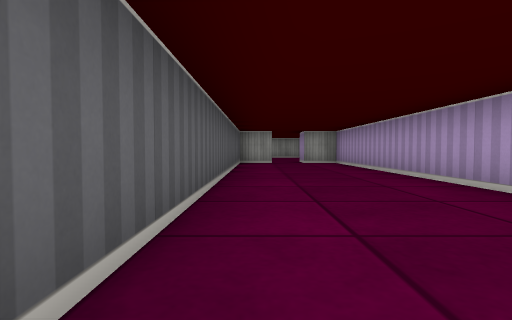
View 1 (above)

12 first-person views from a walk through a cub3D ray-caster map. The camera is about half as high as the walls, tilts 2° down and sees 80° across. The floor is counted in squares. Each view is taken from the middle of a square. On the plan, view 1 faces up. The plan holds only what a view shows up to about 9 squares ahead; the rest is blank.

View 2
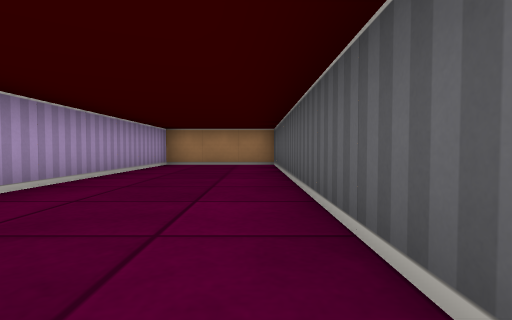

View 3
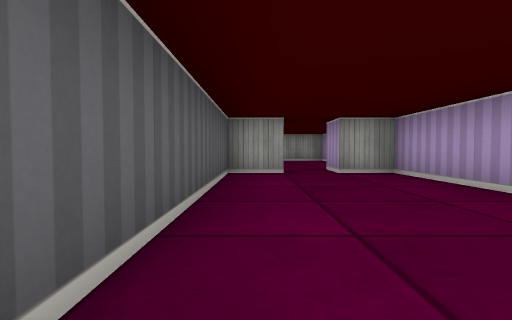

View 4
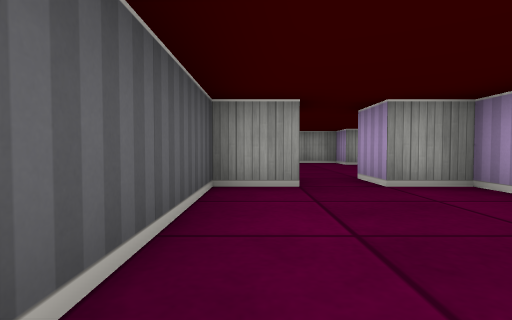

View 5
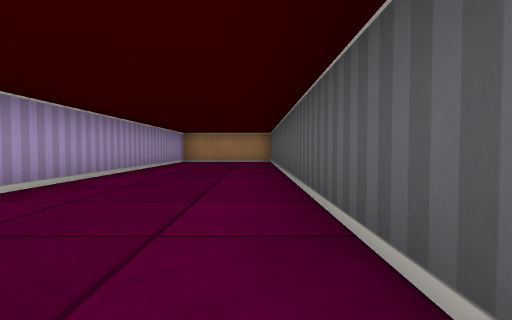

View 6
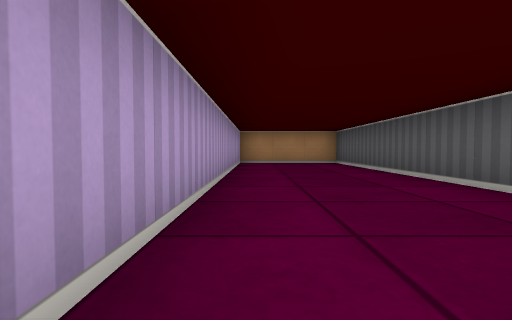

View 7
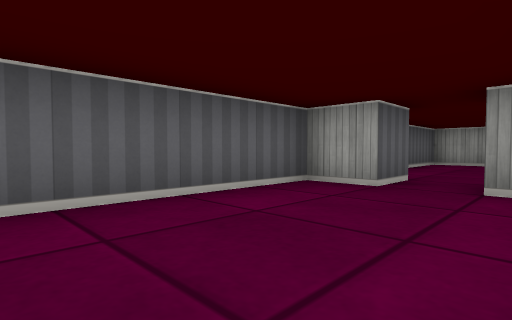

View 8
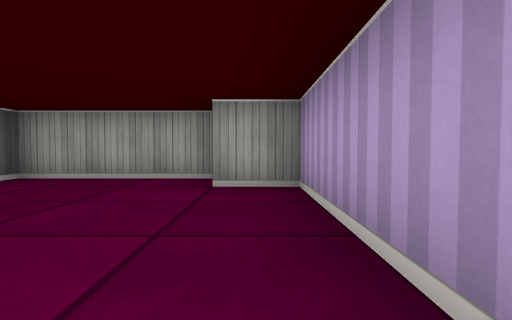

View 9
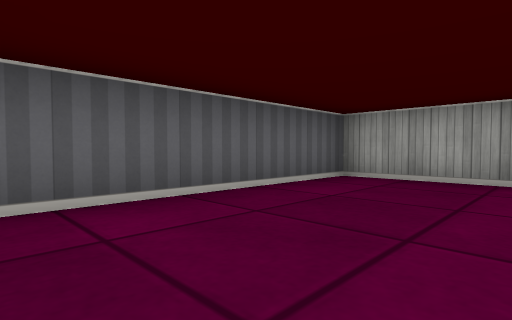

View 10
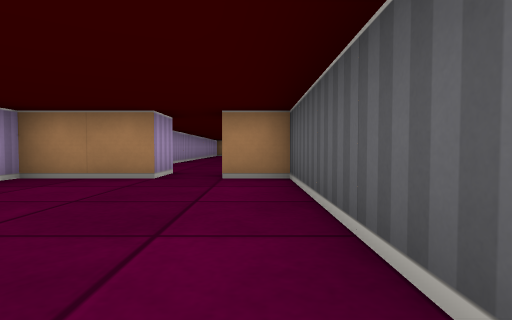

View 11
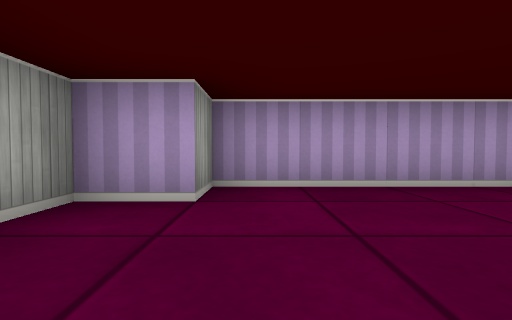

View 12
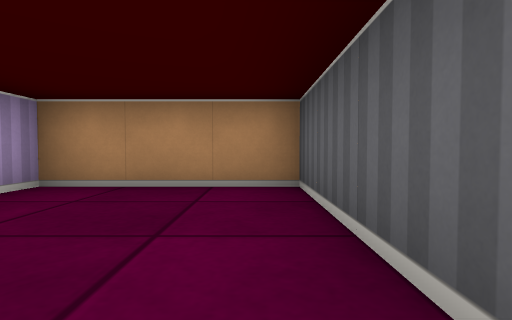

### Floor plan
Ten units are one square. View 1 is at (0, 0); x grows to the right and y downward. Boxes are objects, and circles mark ways between rooms. Rooms are numbered by the first view taken in them; rooms with no view inside come last. Other rooms are left out.
<svg viewBox="-10 -160 50 210">
<path fill="none" stroke="#000" d="M5 -95 -5 -95 -5 45 25 45 25 -95 15 -95M15 -95 15 -105 35 -105 35 -145 25 -145 25 -155 -5 -155 -5 -105 5 -105 5 -95"/>
<circle cx="10" cy="-100" r="3" fill="#2a7"/>
<text x="10" y="-30">1</text>
<text x="10" y="-130">2</text>
</svg>
Room 1 opens to room 2.

Where each view was taken, in squares from view 1:
view 1: 0 up, 0 right, facing up
view 2: 4 up, 0 right, facing down
view 3: 4 up, 0 right, facing up
view 4: 6 up, 0 right, facing up
view 5: 6 up, 0 right, facing down
view 6: 5 up, 2 right, facing down
view 7: 6 up, 2 right, facing up-left
view 8: 11 up, 3 right, facing up
view 9: 11 up, 2 right, facing up-left
view 10: 15 up, 0 right, facing down
view 11: 14 up, 0 right, facing right
view 12: 1 down, 0 right, facing down
